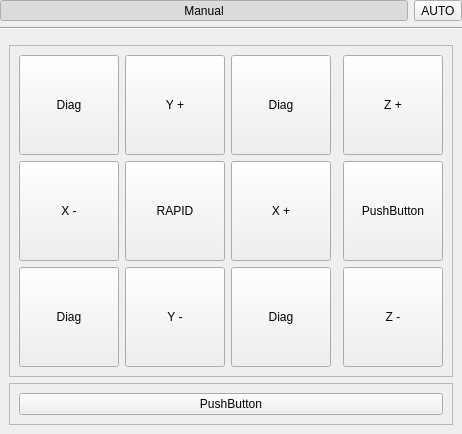
<?xml version="1.0" encoding="UTF-8"?>
<ui version="4.0">
 <class>Form</class>
 <widget class="QWidget" name="Form">
  <property name="geometry">
   <rect>
    <x>0</x>
    <y>0</y>
    <width>462</width>
    <height>430</height>
   </rect>
  </property>
  <property name="windowTitle">
   <string>Form</string>
  </property>
  <layout class="QVBoxLayout" name="verticalLayout">
   <property name="leftMargin">
    <number>0</number>
   </property>
   <property name="topMargin">
    <number>0</number>
   </property>
   <property name="rightMargin">
    <number>0</number>
   </property>
   <property name="bottomMargin">
    <number>0</number>
   </property>
   <item>
    <layout class="QHBoxLayout" name="horizontalLayout">
     <item>
      <widget class="QToolButton" name="manual_mode_button">
       <property name="sizePolicy">
        <sizepolicy hsizetype="Expanding" vsizetype="Fixed">
         <horstretch>0</horstretch>
         <verstretch>0</verstretch>
        </sizepolicy>
       </property>
       <property name="text">
        <string>Manual</string>
       </property>
       <property name="checkable">
        <bool>true</bool>
       </property>
       <property name="checked">
        <bool>true</bool>
       </property>
       <property name="autoExclusive">
        <bool>true</bool>
       </property>
      </widget>
     </item>
     <item>
      <widget class="QToolButton" name="auto_mode_button">
       <property name="sizePolicy">
        <sizepolicy hsizetype="Preferred" vsizetype="Fixed">
         <horstretch>0</horstretch>
         <verstretch>0</verstretch>
        </sizepolicy>
       </property>
       <property name="text">
        <string>AUTO</string>
       </property>
       <property name="checkable">
        <bool>true</bool>
       </property>
       <property name="autoExclusive">
        <bool>true</bool>
       </property>
      </widget>
     </item>
    </layout>
   </item>
   <item>
    <widget class="Line" name="line">
     <property name="orientation">
      <enum>Qt::Orientation::Horizontal</enum>
     </property>
    </widget>
   </item>
   <item>
    <widget class="QStackedWidget" name="machinePage_modeStackedWidget">
     <property name="sizePolicy">
      <sizepolicy hsizetype="Expanding" vsizetype="Expanding">
       <horstretch>0</horstretch>
       <verstretch>0</verstretch>
      </sizepolicy>
     </property>
     <property name="currentIndex">
      <number>0</number>
     </property>
     <widget class="QWidget" name="manualPage">
      <layout class="QVBoxLayout" name="verticalLayout_2">
       <item>
        <widget class="QFrame" name="manual_jogFrame">
         <property name="frameShape">
          <enum>QFrame::Shape::StyledPanel</enum>
         </property>
         <property name="frameShadow">
          <enum>QFrame::Shadow::Raised</enum>
         </property>
         <layout class="QGridLayout" name="gridLayout">
          <item row="2" column="1">
           <widget class="QPushButton" name="pushButton_6">
            <property name="minimumSize">
             <size>
              <width>100</width>
              <height>100</height>
             </size>
            </property>
            <property name="text">
             <string>Y -</string>
            </property>
           </widget>
          </item>
          <item row="0" column="4">
           <widget class="QPushButton" name="pushButton_11">
            <property name="minimumSize">
             <size>
              <width>100</width>
              <height>100</height>
             </size>
            </property>
            <property name="text">
             <string>Z +</string>
            </property>
           </widget>
          </item>
          <item row="0" column="0">
           <widget class="QPushButton" name="pushButton">
            <property name="minimumSize">
             <size>
              <width>100</width>
              <height>100</height>
             </size>
            </property>
            <property name="text">
             <string>Diag</string>
            </property>
           </widget>
          </item>
          <item row="1" column="2">
           <widget class="QPushButton" name="pushButton_8">
            <property name="minimumSize">
             <size>
              <width>100</width>
              <height>100</height>
             </size>
            </property>
            <property name="text">
             <string>X +</string>
            </property>
           </widget>
          </item>
          <item row="2" column="0">
           <widget class="QPushButton" name="pushButton_5">
            <property name="minimumSize">
             <size>
              <width>100</width>
              <height>100</height>
             </size>
            </property>
            <property name="text">
             <string>Diag</string>
            </property>
           </widget>
          </item>
          <item row="1" column="0">
           <widget class="QPushButton" name="pushButton_2">
            <property name="minimumSize">
             <size>
              <width>100</width>
              <height>100</height>
             </size>
            </property>
            <property name="text">
             <string>X -</string>
            </property>
           </widget>
          </item>
          <item row="2" column="4">
           <widget class="QPushButton" name="pushButton_13">
            <property name="minimumSize">
             <size>
              <width>100</width>
              <height>100</height>
             </size>
            </property>
            <property name="text">
             <string>Z -</string>
            </property>
           </widget>
          </item>
          <item row="1" column="4">
           <widget class="QPushButton" name="pushButton_12">
            <property name="minimumSize">
             <size>
              <width>100</width>
              <height>100</height>
             </size>
            </property>
            <property name="text">
             <string>PushButton</string>
            </property>
           </widget>
          </item>
          <item row="1" column="1">
           <widget class="QPushButton" name="pushButton_4">
            <property name="minimumSize">
             <size>
              <width>100</width>
              <height>100</height>
             </size>
            </property>
            <property name="text">
             <string>RAPID</string>
            </property>
           </widget>
          </item>
          <item row="0" column="1">
           <widget class="QPushButton" name="pushButton_3">
            <property name="minimumSize">
             <size>
              <width>100</width>
              <height>100</height>
             </size>
            </property>
            <property name="text">
             <string>Y +</string>
            </property>
           </widget>
          </item>
          <item row="0" column="2">
           <widget class="QPushButton" name="pushButton_7">
            <property name="minimumSize">
             <size>
              <width>100</width>
              <height>100</height>
             </size>
            </property>
            <property name="text">
             <string>Diag</string>
            </property>
           </widget>
          </item>
          <item row="2" column="2">
           <widget class="QPushButton" name="pushButton_9">
            <property name="minimumSize">
             <size>
              <width>100</width>
              <height>100</height>
             </size>
            </property>
            <property name="text">
             <string>Diag</string>
            </property>
           </widget>
          </item>
          <item row="1" column="3">
           <spacer name="horizontalSpacer">
            <property name="orientation">
             <enum>Qt::Orientation::Horizontal</enum>
            </property>
            <property name="sizeHint" stdset="0">
             <size>
              <width>40</width>
              <height>20</height>
             </size>
            </property>
           </spacer>
          </item>
         </layout>
        </widget>
       </item>
       <item>
        <widget class="QFrame" name="manual_mdiFrame">
         <property name="sizePolicy">
          <sizepolicy hsizetype="Preferred" vsizetype="Expanding">
           <horstretch>0</horstretch>
           <verstretch>0</verstretch>
          </sizepolicy>
         </property>
         <property name="frameShape">
          <enum>QFrame::Shape::StyledPanel</enum>
         </property>
         <property name="frameShadow">
          <enum>QFrame::Shadow::Raised</enum>
         </property>
         <layout class="QVBoxLayout" name="verticalLayout_4">
          <item>
           <widget class="QPushButton" name="pushButton_10">
            <property name="sizePolicy">
             <sizepolicy hsizetype="Minimum" vsizetype="Expanding">
              <horstretch>0</horstretch>
              <verstretch>0</verstretch>
             </sizepolicy>
            </property>
            <property name="text">
             <string>PushButton</string>
            </property>
           </widget>
          </item>
         </layout>
        </widget>
       </item>
      </layout>
     </widget>
     <widget class="QWidget" name="autoPage">
      <layout class="QVBoxLayout" name="verticalLayout_3">
       <item>
        <widget class="QFrame" name="autoPage_codeFrame">
         <property name="frameShape">
          <enum>QFrame::Shape::StyledPanel</enum>
         </property>
         <property name="frameShadow">
          <enum>QFrame::Shadow::Raised</enum>
         </property>
        </widget>
       </item>
      </layout>
     </widget>
    </widget>
   </item>
  </layout>
 </widget>
 <resources/>
 <connections/>
</ui>
